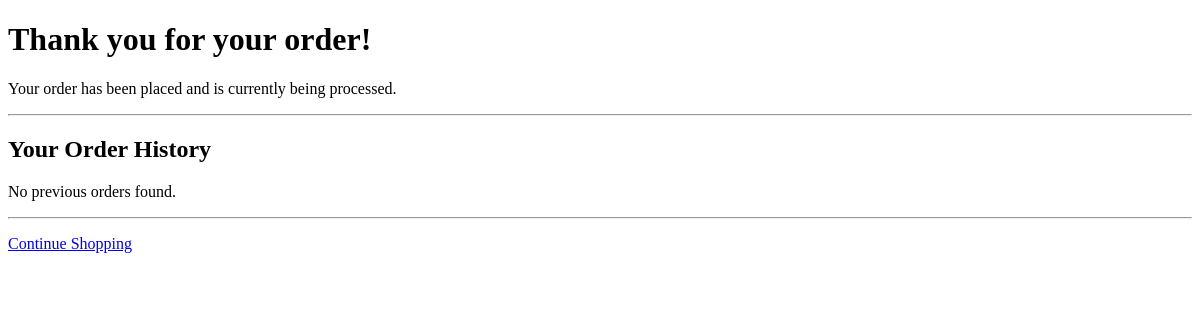
Before: /orders/ordered-items (signed in) with the older database file.
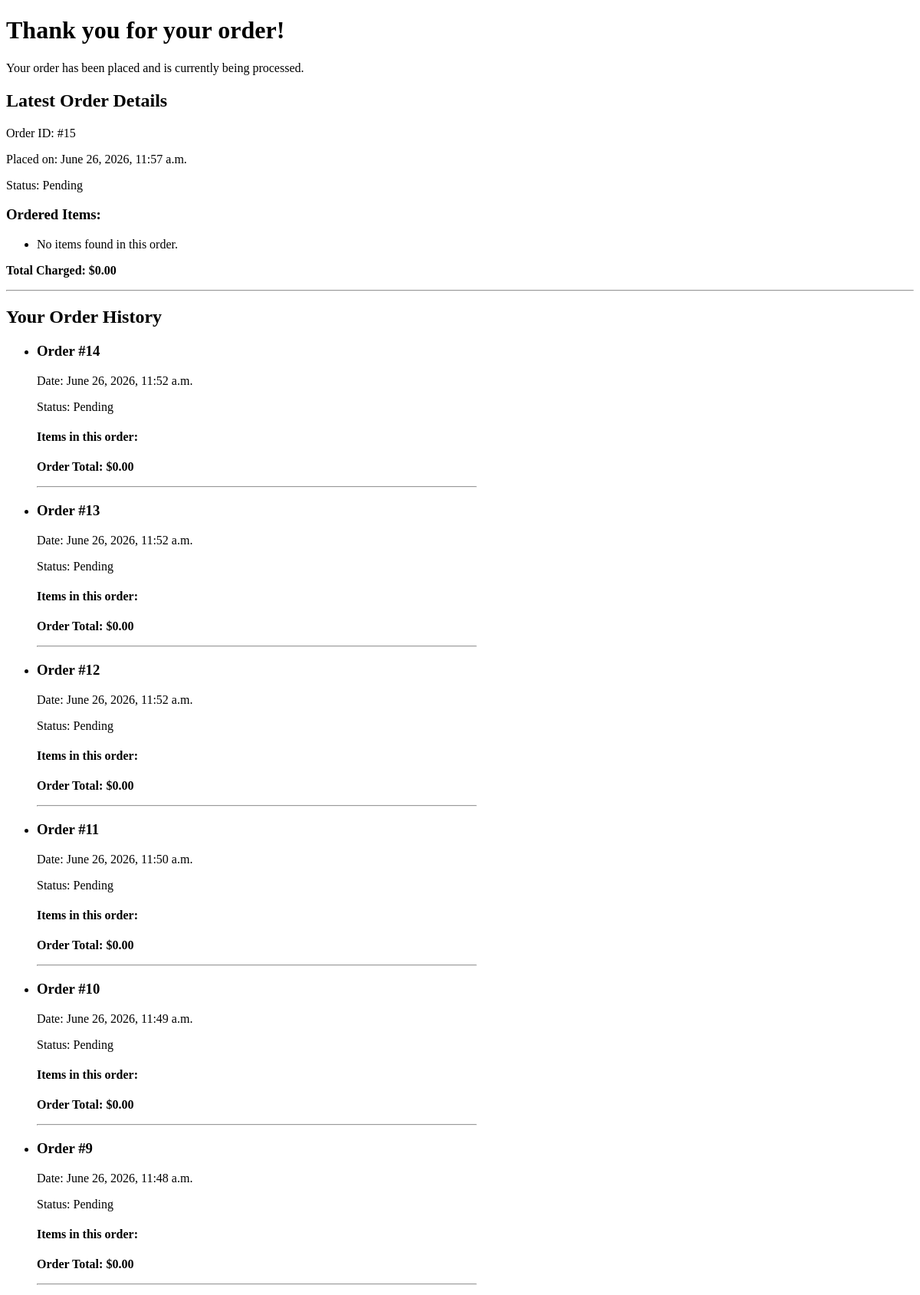
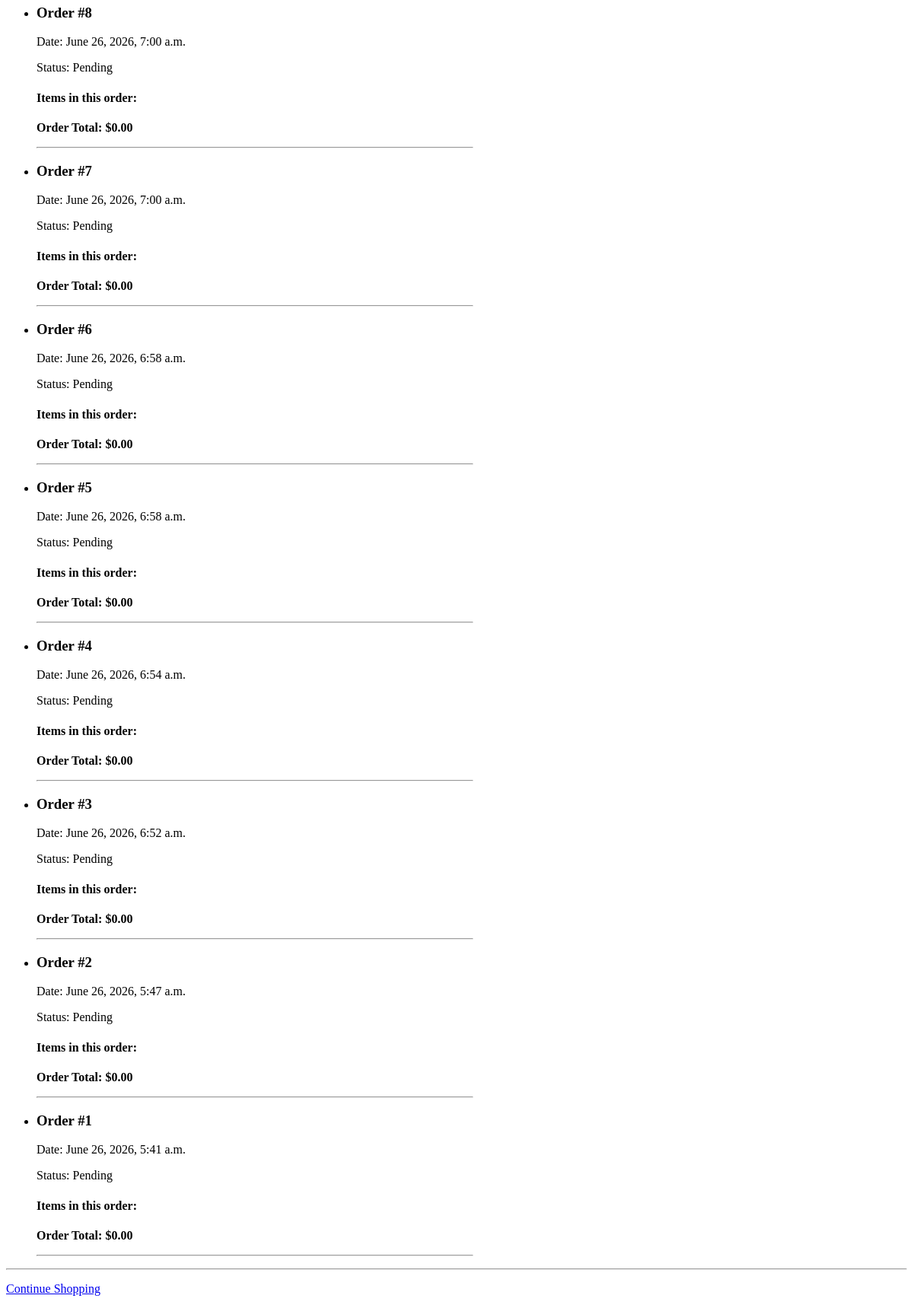
After: the same page with the newer database file (2 pictures, top to bottom).
### orders/models.py (models this page shows, shortened)
class Order(models.Model):
    STATUS = (
        ('pending', 'Pending'),
        ('shipped' ,'Shipped'),
        ('delivered', 'Delivered'),
        ('cancelled', 'Cancelled')
    )
    user = models.ForeignKey(CustomUser, on_delete=models.CASCADE)
    status = models.CharField(max_length=20, choices=STATUS)
    created_at = models.DateTimeField(auto_now_add=True)
    def get_total_price(self):
        return sum(item.quantity * item.price_at_purchase for item in self.items.all())

### orders/views.py (the view)
# urls.py: path('ordered-items', OrderedItemsView.as_view(), name='order-success')
class OrderedItemsView(LoginRequiredMixin, View):
    def get(self, request):
        user = request.user
        orders = Order.objects.filter(user=user).prefetch_related('items__product').order_by('-created_at')
        latest_order = orders.first()
        latest_order_total = 0
        if latest_order:
            latest_order_total = sum(
                item.quantity * item.price_at_purchase
                for item in latest_order.items.all()
            )
        context = {
            'orders': orders,
            'latest_order': latest_order,
            'latest_order_total': latest_order_total
        }
        return render(request, 'orders/order-success.html', context)

### templates/orders/order-success.html (shortened to what this page needs)
<!DOCTYPE html>
<html lang="en">
<head>
</head>
<body>
    <div>
        <h1>Thank you for your order!</h1>
        <p>Your order has been placed and is currently being processed.</p>
    </div>
    {% if latest_order %}
    <div>
        <h2>Latest Order Details</h2>
        <p>Order ID: #{{ latest_order.id }}</p>
        <p>Placed on: {{ latest_order.created_at|date:"F j, Y, g:i a" }}</p>
        <p>Status: {{ latest_order.get_status_display }}</p>
        <h3>Ordered Items:</h3>
        <ul>
            {% for item in latest_order.items.all %}
            <li>
                <strong>{{ item.product.name }}</strong><br>
                Quantity: {{ item.quantity }}<br>
                Price: ${{ item.price_at_purchase }} each (Subtotal: ${{ item.get_subtotal|floatformat:2 }})
            </li>
            {% empty %}
            <li>No items found in this order.</li>
            {% endfor %}
        </ul>
        <p><strong>Total Charged: ${{ latest_order_total|floatformat:2 }}</strong></p>
    </div>
    {% endif %}
    <hr>
    <div>
        <h2>Your Order History</h2>
        {% if orders.count > 1 %}
        <ul>
            {% for order in orders %}
                {% if order != latest_order %}
                <li>
                    <h3>Order #{{ order.id }}</h3>
                    <p>Date: {{ order.created_at|date:"F j, Y, g:i a" }}</p>
                    <p>Status: {{ order.get_status_display }}</p>
                    <h4>Items in this order:</h4>
                    <p><strong>Order Total: ${{ order.get_total_price|floatformat:2 }}</strong></p>
                    <hr style="width: 50%; margin-left: 0;">
                </li>
                {% endif %}
            {% endfor %}
        </ul>
        {% else %}
        <p>No previous orders found.</p>
        {% endif %}
    </div>
    <hr>
    <div>
        <p><a href="/">Continue Shopping</a></p>
    </div>
</body>
</html>

Changed rows visible on the page:
added Order: id "15", created_at "June 26, 2026, 11:57 a.m.", status "Pending"
added Order: id "14", created_at "June 26, 2026, 11:52 a.m.", status "Pending", get_total_price "0.00"
added Order: id "13", created_at "June 26, 2026, 11:52 a.m.", status "Pending", get_total_price "0.00"
added Order: id "12", created_at "June 26, 2026, 11:52 a.m.", status "Pending", get_total_price "0.00"
added Order: id "11", created_at "June 26, 2026, 11:50 a.m.", status "Pending", get_total_price "0.00"
added Order: id "10", created_at "June 26, 2026, 11:49 a.m.", status "Pending", get_total_price "0.00"
added Order: id "9", created_at "June 26, 2026, 11:48 a.m.", status "Pending", get_total_price "0.00"
added Order: id "8", created_at "June 26, 2026, 7:00 a.m.", status "Pending", get_total_price "0.00"
added Order: id "7", created_at "June 26, 2026, 7:00 a.m.", status "Pending", get_total_price "0.00"
added Order: id "6", created_at "June 26, 2026, 6:58 a.m.", status "Pending", get_total_price "0.00"
added Order: id "5", created_at "June 26, 2026, 6:58 a.m.", status "Pending", get_total_price "0.00"
added Order: id "4", created_at "June 26, 2026, 6:54 a.m.", status "Pending", get_total_price "0.00"
added Order: id "3", created_at "June 26, 2026, 6:52 a.m.", status "Pending", get_total_price "0.00"
added Order: id "2", created_at "June 26, 2026, 5:47 a.m.", status "Pending", get_total_price "0.00"
added Order: id "1", created_at "June 26, 2026, 5:41 a.m.", status "Pending", get_total_price "0.00"
Other visible differences:
{{ latest_order_total|floatformat:2 }}: (not shown) → "0.00"
text no longer shown: "No previous orders found."
text now shown: "Latest Order Details Order ID: # Placed on: Status: Ordered Items: No items found in this order. Total Charged: $"
